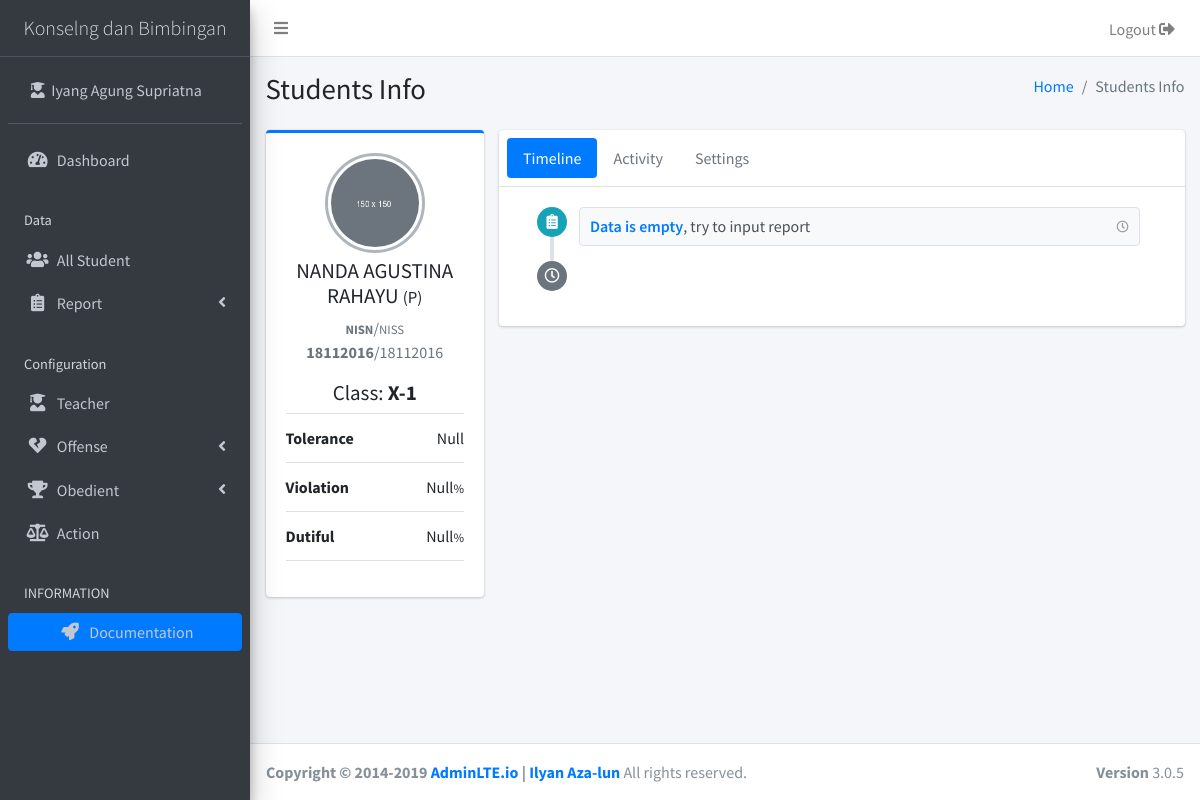
The page /students/info/18112016 (signed in) on the database as committed earlier.
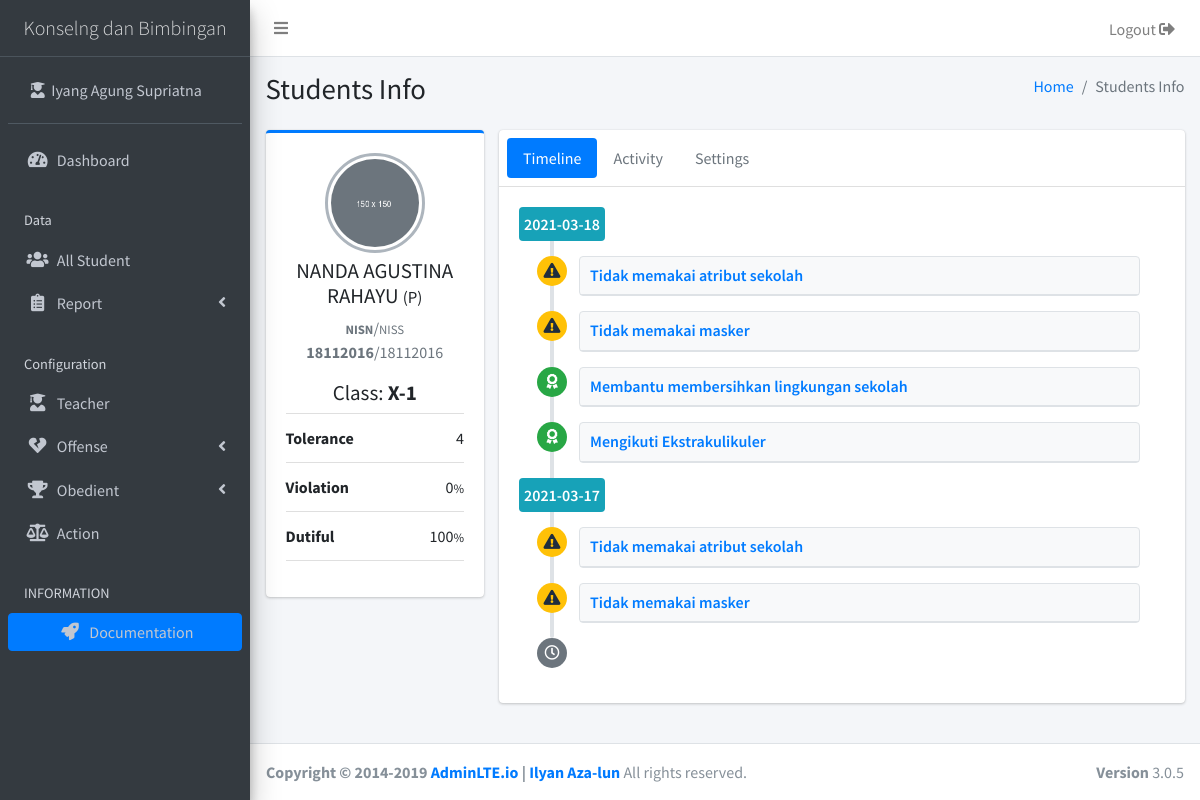
The same page on the database as committed later.
### tables this page shows
CREATE TABLE `tbl_configuration` (
  `variable` varchar(255) NOT NULL,
  `value` text NOT NULL
);

CREATE TABLE `tbl_student` (
  `NISS` int(11) NOT NULL,
  `NISN` bigint(20) DEFAULT NULL,
  `fullname` varchar(40) DEFAULT NULL,
  `gender` varchar(1) DEFAULT NULL,
  `class` varchar(6) DEFAULT NULL
);

CREATE TABLE `tbl_reporting` (
  `id` varchar(255) NOT NULL,
  `id_behavior` varchar(255) NOT NULL,
  `type` varchar(255) NOT NULL,
  `NISS` varchar(255) NOT NULL,
  `id_reporter` varchar(255) NOT NULL,
  `id_confirmation` varchar(255) NOT NULL,
  `date` date NOT NULL
);

CREATE TABLE `tbl_criteria` (
  `id` varchar(255) NOT NULL,
  `name` varchar(255) NOT NULL,
  `type` varchar(255) NOT NULL,
  `weight` float NOT NULL
);

### _app/core/Controller.php (called while the page is built, shortened)
<?php
class Controller
{
	public function View($view, $data = []){
		require_once '_app/views/'.$view.'.php';
	}
	public function Model($model){
		return new $model;
	}
}

### _app/core/App.php (called while the page is built, shortened)
<?php
class App
{
	protected $method = 'index';
	protected $params = [];
	function __construct(){
		$url = $this->parseURL();
		if (isset($url[0])) {
			if (file_exists('_app/controllers/'.ucwords($url[0]).'.php')) {
				unset($url[0]);
			}
		}
		$this->controller = new $this->controller;
		if (isset($url[1])) {
			if (method_exists($this->controller, $url[1])) {
				$this->method = $url[1];
				unset($url[1]);
			}
		}
		if (!empty($url)) {
			$this->params = array_values($url);
		}
		call_user_func_array([$this->controller, $this->method], $this->params);
	}
	public function parseURL(){
		if(isset($_GET['url'])){
			$url = rtrim($_GET['url'],'/');
			$url = filter_var($url, FILTER_SANITIZE_URL);
			$url = explode('/', $url);
			return $url;
		}
	}
}

### index.php (called while the page is built, shortened)
<?php
	require_once '_app/init.php';
	new App;

### _app/init.php (called while the page is built, shortened)
<?php
	spl_autoload_register(function($class){
		$class = explode('\\', $class);
		$class = end($class);
	});

### _app/core/Database.php (called while the page is built, shortened)
<?php
class Database{
	private $host = DB_HOST;
	private $user = DB_USER;
	private $pass = DB_PASS;
	private $name = DB_NAME;
	private $dbh;
	private $stmt;
	public function __construct(){
		$dsn     = 'mysql:host='.$this->host.';dbname='.$this->name;
		$options = [
			PDO::ATTR_PERSISTENT =>true,
			PDO::ATTR_ERRMODE => PDO::ERRMODE_EXCEPTION
		];
		try {
			$this->dbh = new PDO($dsn, $this->user, $this->pass, $options);
		} catch (PDOException $e) {
			die($e->getMessage());
		}
	}
	public function query($query){
		$this->stmt = $this->dbh->prepare($query);
	}
	public function bind($param, $value, $type = null){
		if (is_null($type)) {
			switch (true) {
				default:
					$type = PDO::PARAM_STR;
					break;
			}
		}
		$this->stmt->bindValue($param, $value, $type);
	}
	public function execute(){
		$this->stmt->execute();
	}
	public function resultSet(){
		$this->execute();
		return $this->stmt->fetchAll(PDO::FETCH_ASSOC);
	}
}

### _app/models/M_home.php (called while the page is built, shortened)
<?php
class M_home{
	private $db;
	function __construct(){
		$this->db = new Database;
	}
	public function load_configuration(){
		$this->db->query('SELECT * FROM tbl_configuration');
		$this->db->execute();
		return $this->db->resultSet();
	}
}

### _app/models/M_students.php (called while the page is built, shortened)
<?php
class M_students
{
	private $db;
	function __construct(){
		$this->db = new Database;
	}
	public function select_studentBy_NISN($NISS)
	{
		$sql = 'SELECT `NISN`, `NISS`, `fullname`, `gender`, `class` FROM `tbl_student` WHERE `NISS` = :NISS ';
		$sql .= ( $_SESSION['user']['class'] !== "staff") ? 'AND `class` =\''.$_SESSION['user']['class'].'\';' : ';';
		$this->db->query($sql);
		$this->db->bind('NISS',$NISS);
		$this->db->execute();
		return $this->db->single();
	}
}

### _app/models/M_report.php (called while the page is built, shortened)
<?php
class M_report
{
	private $db;
	function __construct(){
		$this->db = new Database;
	}
	public function select_reportBy_NISS($NISS)
	{
		$this->db->query('
			SELECT
				  `report`.`id`
			    , `report`.`id_behavior`
			    , `criteria`.`name`
			    , `report`.`type`
			    , `report`.`NISS`
			    , `student`.`fullname`
			    , `student`.`class`
			    , `teacher_reporter`.`homeroom_teacher` AS `reporter`
			    , `teacher_confirmation`.`homeroom_teacher` AS `confirmation`
			    , `report`.`date`
			FROM tbl_reporting `report`
			JOIN tbl_criteria `criteria` ON `report`.id_behavior = `criteria`.id
			JOIN tbl_student `student` ON `report`.NISS = `student`.NISS
			JOIN tbl_teacher `teacher_reporter` ON `report`.id_reporter = `teacher_reporter`.NIP
			JOIN tbl_teacher `teacher_confirmation` ON `report`.id_confirmation = `teacher_confirmation`.NIP
			WHERE `report`.NISS = :NISS');
		$this->db->bind('NISS', $NISS);
		$this->db->execute();
		return $this->db->resultSet();
	}
	public function select_report_date($NISS)
	{
		$this->db->query('
			SELECT `date` FROM tbl_reporting WHERE NISS = :NISS GROUP BY date DESC');
		$this->db->bind('NISS', $NISS);
		$this->db->execute();
		return $this->db->resultSet();
	}
	public function select_typeCriteriaAnd_value($NISS)
	{
		$this->db->query("
			SELECT
		 	(SELECT COUNT(tbl_reporting.type) FROM tbl_reporting WHERE tbl_reporting.type = 'tolerance' AND tbl_reporting.NISS = :NISS) as total_tolerance
			,(SELECT SUM(tbl_criteria.weight) FROM tbl_reporting
			    JOIN tbl_criteria ON tbl_reporting.id_behavior = tbl_criteria.id
			 WHERE tbl_reporting.type = 'violation' AND tbl_reporting.NISS = :NISS) as total_violation
			,(SELECT SUM(tbl_criteria.weight) FROM tbl_reporting
			    JOIN tbl_criteria ON tbl_reporting.id_behavior = tbl_criteria.id
			  WHERE tbl_reporting.type = 'dutiful' AND tbl_reporting.NISS = :NISS) as total_dutiful
			FROM `tbl_reporting` WHERE tbl_reporting.NISS = :NISS GROUP BY tbl_reporting.NISS;");
		$this->db->bind('NISS', $NISS);
		$this->db->execute();
		return $this->db->single();
	}
}

### _app/views/student/info.php (the view, shortened to what the rows shown need)
<?php
function countPersentase($type, $data){
  $result = (!empty($data)) ? ((int)$data[$type]*100)/((int)$data['total_violation']+(int)$data['total_dutiful']) : 'Null' ;
  return $result;
}
?>
<section class="content">
  <div class="container-fluid">
    <div class="row">
      <div class="col-3">
        <div class="card card-primary card-outline">
          <div class="card-body box-profile">
            <div class="text-center">
              <img class="profile-user-img img-fluid img-circle"
              src="<?=BASEURL?>/_assets/dist/img/default-150x150.png"
              alt="User profile picture">
            </div>
            <h3 class="profile-username text-center"><?=$data['student']['fullname']?> <small>(<?=$data['student']['gender']?>)</small></h3>
            <p class="text-muted text-center"><small><b>NISN</b></small>/<small>NISS</small> <b><?=$data['student']['NISN']?></b>/<?=$data['student']['NISS']?></p>
            <h4 class="profile-username text-center">Class: <b><?=$data['student']['class']?></b></h4>
            <ul class="list-group list-group-unbordered mb-3">
              <li class="list-group-item">
                <b>Tolerance</b> <a class="float-right"><?=($data['type'])?$data['type']['total_tolerance']:'Null'?></a>
              </li>
              <li class="list-group-item">
                <b>Violation</b> <a class="float-right"><?=@countPersentase('total_violation', @$data['type'])?><small>%</small></a>
              </li>
              <li class="list-group-item">
                <b>Dutiful</b> <a class="float-right"><?=@countPersentase('total_dutiful', @$data['type'])?><small>%</small></a>
              </li>
            </ul>
          </div>
        </div>
      </div>
      <div class="col-md-9">
        <div class="card">
          <div class="card-header p-2">
            <ul class="nav nav-pills">
              <li class="nav-item"><a class="nav-link active" href="#timeline" data-toggle="tab">Timeline</a></li>
              <li class="nav-item"><a class="nav-link" href="#activity" data-toggle="tab">Activity</a></li>
              <li class="nav-item"><a class="nav-link" href="#settings" data-toggle="tab">Settings</a></li>
            </ul>
          </div>
          <div class="card-body">
            <div class="tab-content">
              <div class="active tab-pane" id="timeline">
                <div class="timeline timeline-inverse">
                  <?php if (!empty($data['report'])): ?>
                  <?php foreach ($data['date'] as $keys => $values): ?>
                    <div class="time-label">
                      <span class="bg-info">
                        <?=$values['date']?>
                      </span>
                    </div>
                    <?php foreach ($data['report'] as $key => $value): ?>
                      <?php if ($values['date']==$value['date']): ?>
                     <div>
                      <i class="fas fa-<?=($value['type']=='tolerance')?'exclamation-triangle':(($value['type']=='violation')?'ban':'award')?> bg-<?=($value['type']=='tolerance')?'warning':(($value['type']=='violation')?'danger':'success')?>"></i>
                      <div class="timeline-item">
                        <h3 class="timeline-header"><a href="<?=BASEURL?>/report/<?=$value['type']?>"><?=$value['name']?></a></h3>
                      </div>
                    </div>
                      <?php endif ?>
                    <?php endforeach ?>
                  <?php endforeach ?>
                  <?php else: ?>
                  <div>
                    <i class="fas fa-clipboard-list bg-info"></i>
                    <div class="timeline-item">
                      <span class="time"><i class="far fa-clock"></i></span>
                      <h3 class="timeline-header border-0"><a href="<?=BASEURL?>">Data is empty</a>, try to input report
                      </h3>
                    </div>
                  </div>
                  <?php endif ?>
                  <div>
                    <i class="far fa-clock bg-gray"></i>
                  </div>
                </div>
              </div>
            </div>
          </div>
        </div>
      </div>
    </div>
  </div>
</section>

### _app/views/components/sidebar.php (shortened to what the rows shown need)
  <link rel="stylesheet" href="<?=BASEURL?>/_assets/dist/css/adminlte.min.css">
</head>
<body class="hold-transition sidebar-mini layout-fixed pace-primary">
  <div class="wrapper">
    <nav class="main-header navbar navbar-expand navbar-white navbar-light">
      <ul class="navbar-nav">
        <li class="nav-item">
          <a class="nav-link" data-widget="pushmenu" href="#" role="button"><i class="fas fa-bars"></i></a>
        </li>
      </ul>
      <ul class="navbar-nav ml-auto">
        <li class="nav-item d-none d-sm-inline-block">
          <a data-toggle="modal" data-target="#logoutModal" class="btn nav-link">Logout <i class="fas fa-sign-out-alt"></i></a>
        </li>
      </ul>
    </nav>
    <aside class="main-sidebar sidebar-dark-primary elevation-4">
      <a href="<?=BASEURL?>/" class="brand-link text-center">
        <span class="brand-text font-weight-light"><?=$this->title?></span>
      </a>
      <div class="sidebar">
        <div class="user-panel mt-3 pb-3 mb-3 d-flex">
          <div class="image">
          </div>
          <div class="info">
            <a href="<?=BASEURL?>" class="d-block"><i class="fa fa-user-graduate"></i>&nbsp;&nbsp;<?=explode(',', $_SESSION['user']['homeroom_teacher'])[0]?></a>
          </div>
        </div>
        <nav class="mt-2">
          <ul class="nav nav-pills nav-sidebar flex-column" data-widget="treeview" role="menu" data-accordion="false">
           <li class="nav-item has-treeview">
            <a href="<?=BASEURL?>" class="nav-link">
              <i class="nav-icon fas fa-tachometer-alt"></i>
              <p>
                Dashboard
              </p>
            </a>
          </li>
          <li class="nav-header">Data</li>
          <?php if ($_SESSION['user']['class'] == "staff" ): ?>
            <li class="nav-item">
              <a href="<?=BASEURL?>/students/<?=base64_encode('all')?>" class="nav-link">
                <i class="nav-icon fas fa-users"></i>
                All Student
              </a>
            </li>
            <?php endif ?>
            <li class="nav-item has-treeview">
              <a href="#" class="nav-link">
                <i class="nav-icon fa fa-clipboard-list"></i>
                <p>
                  Report
                  <i class="fas fa-angle-left right"></i>
                </p>
              </a>
            </li>
            <?php if ($_SESSION['user']['class'] == "staff" ): ?>
              <li class="nav-header">Configuration</li>
              <li class="nav-item">
                <a href="<?=BASEURL?>/teacher" class="nav-link">
                 <i class="fa fa-user-graduate nav-icon"></i>
                 <p>Teacher</p>
               </a>
             </li>
             <li class="nav-item has-treeview">
              <a href="#" class="nav-link">
                <i class="nav-icon fas fa-heart-broken"></i>
                <p>
                  Offense
                  <i class="fas fa-angle-left right"></i>
                </p>
              </a>
            </li>
            <li class="nav-item has-treeview">
              <a href="#" class="nav-link">
                <i class="nav-icon fas fa-trophy"></i>
                <p>
                  Obedient
                  <i class="fas fa-angle-left right"></i>
                </p>
              </a>
            </li>
            <li class="nav-item">
                <a href="<?=BASEURL?>/action" class="nav-link">
                 <i class="fa fa-balance-scale nav-icon"></i>
                 <p>Action</p>
               </a>
             </li>
          <?php endif ?>
          <li class="nav-header">INFORMATION</li>
          <li class="nav-item text-center">
            <a href="#" class="btn btn-primary btn-block">
              <i class="fa fa-rocket nav-icon"></i>
              Documentation
            </a>
          </li>
        </ul>
      </nav>
    </div>
  </aside>

Rows that differ between the two databases and show on the page:
added tbl_reporting: tbl_criteria.name "Tidak memakai atribut sekolah", shown under "2021-03-18"
added tbl_reporting: tbl_criteria.name "Tidak memakai masker", shown under "2021-03-18"
added tbl_reporting: tbl_criteria.name "Membantu membersihkan lingkungan sekolah", shown under "2021-03-18"
added tbl_reporting: tbl_criteria.name "Mengikuti Ekstrakulikuler", shown under "2021-03-18"
added tbl_reporting: tbl_criteria.name "Tidak memakai atribut sekolah", shown under "2021-03-17"
added tbl_reporting: tbl_criteria.name "Tidak memakai masker", shown under "2021-03-17"
Other text that changed with them:
$data['type']['total_tolerance']: (not shown) → "4"
text no longer shown: "Null Null Null Data is empty , try to input report"
text now shown: "0 100"
new list line: "2021-03-18"
new list line: "2021-03-17"
